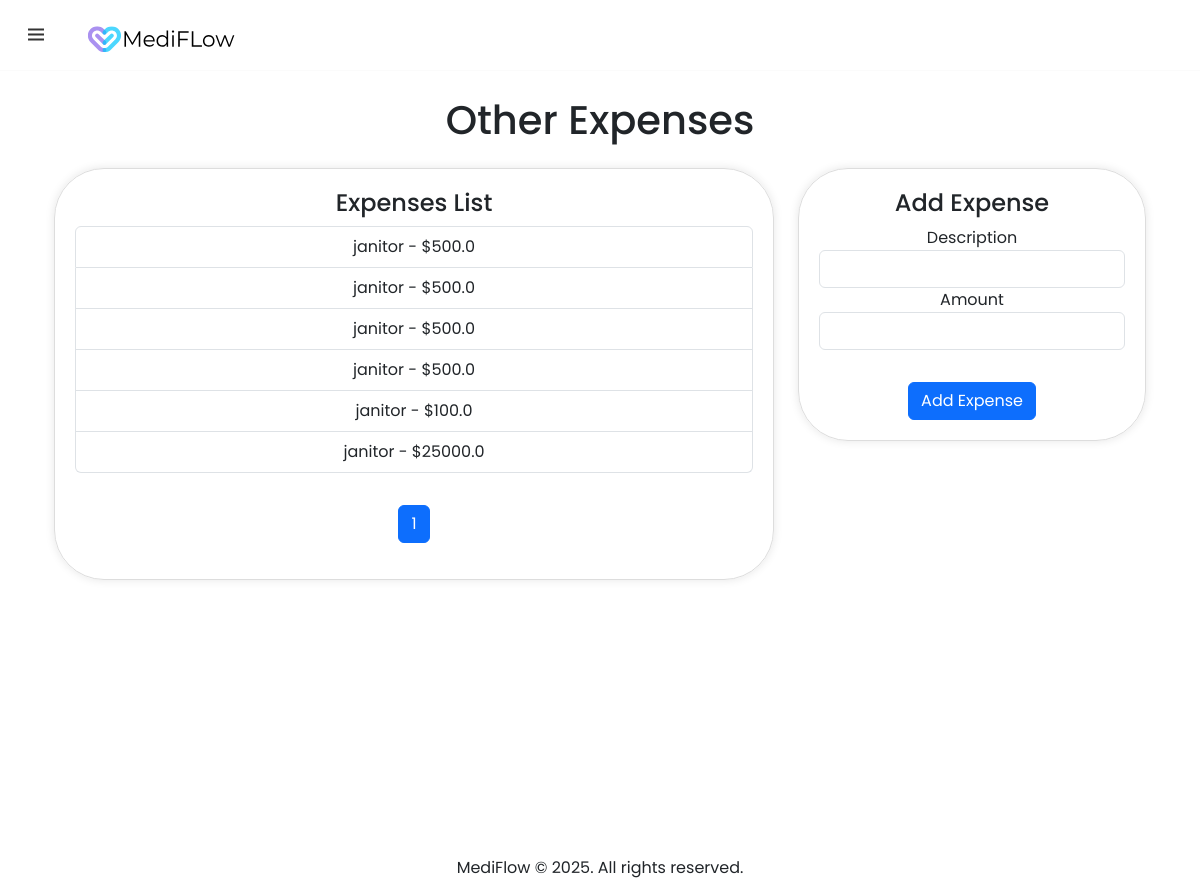
The app's page /expenses/other_expenses (signed in) with its own data.
### tables this page shows
CREATE TABLE other_expenses(
    other_expenses_id INTEGER PRIMARY KEY AUTOINCREMENT NOT NULL,
    admin_id INTEGER NOT NULL,
    amount REAL NOT NULL,
    description TEXT, date DATE,
    FOREIGN KEY (admin_id) REFERENCES admins(id)
);

### app.py (the view, shortened to what this page needs)
@app.route("/expenses/other_expenses", methods=["GET", "POST"])
@login_required
def other_expenses():
    user_type = session.get("user_type")
    if user_type != "admin":
        return render_template("404.html"), 404
    if request.method == "GET":
        db = get_db()
        admin_id = session.get("user_id")
        other_expenses = db.execute("SELECT description, amount FROM other_expenses WHERE admin_id = ?", (admin_id,)).fetchall()
        total_other_expenses = len(other_expenses)
        page = request.args.get('page', 1, type=int)
        per_page = 10  # Number of patients per page
        offset = (page - 1) * per_page
        other_expenses = other_expenses[offset:offset + per_page]
        total_pages = (total_other_expenses + per_page - 1) // per_page
        return render_template("other_expenses.html", other_expenses = other_expenses , page = page, total_pages = total_pages)

### app.py (called while the page is built)
def get_db():
    db = getattr(g, '_database', None)
    if db is None:
        db = g._database = sqlite3.connect(DATABASE)
    return db.cursor()

@app.teardown_appcontext
def close_connection(exception):
    db = getattr(g, '_database', None)
    if db is not None:
        db.close()

@app.after_request
def after_request(response):
    response.headers["Cache-Control"] = "no-cache, no-store, must-revalidate"
    response.headers["Expires"] = 0
    response.headers["Pragma"] = "no-cache"
    return response

### helpers.py (called while the page is built)
def login_required(f):
    @wraps(f)
    def decorated_function(*args, **kwargs):
        if session.get("user_id") is None:
            return redirect("/login")
        return f(*args, **kwargs)
    return decorated_function

### templates/other_expenses.html (shortened to what this page needs)
{% extends "layout.html" %}
{% block main %}
<head>
  <link href="https://cdn.jsdelivr.net/npm/bootstrap@5.3.3/dist/css/bootstrap.min.css" rel="stylesheet">
</head>
<div class="container my-5">
  <h1 class="text-center mb-4">Other Expenses</h1>
  <div class="row">
    <div class="col-md-8">
      <div class="expense-card">
        <h4>Expenses List</h4>
        <ul id="expensesList" class="list-group">
          {% for other_expense in other_expenses %}
          <li class="list-group-item">{{ other_expense[0] }} - ${{ other_expense[1] }}</li>
          {% endfor %}
        </ul>
        <div style=" margin-top:2rem; display:flex;align-content: stretch;flex-direction: row;justify-content: center;">
          <ul class="pagination">
              {% for num in range(1, total_pages + 1) %}
              <li class="page-item {% if num == page %}active{% endif %}">
                  <a class="page-link" href="?page={{ num }}">{{ num }}</a>
              </li>
              {% endfor %}
          </ul>
        </div>
      </div>
    </div>
    <div class="col-md-4">
      <div class="expense-card">
        <h4>Add Expense</h4>
        <form id="expenseForm" action="/expenses/other_expenses" method="POST">
          <div class="form-group">
            <label for="expenseDescription">Description</label>
            <input type="text" class="form-control" id="expenseDescription" name="description" autocomplete="off" required>
          </div>
          <div class="form-group">
            <label for="expenseAmount">Amount</label>
            <input type="number" class="form-control" id="expenseAmount" name="amount" required>
          </div>
          <button type="submit" style="margin-top:2rem;" class="btn btn-primary">Add Expense</button>
        </form>
      </div>
    </div>
  </div>
</div>
{% endblock %}

### static/style.css (style rules this page uses)
* { margin: 0; padding: 0; box-sizing: border-box; font-family: 'Poppins', sans-serif; }
::placeholder { font-weight: 500; color: #222; }
a { text-decoration: none; }
body { height: 100%; margin: 0; background-repeat: no-repeat; background-attachment: fixed; background-color: #fcfcfc; }

### templates/other_expenses.html (style rules this page uses)
.expense-card { border: 1px solid #ddd; border-radius: 50px; padding: 20px; margin-bottom: 20px; box-shadow: 0 0 10px rgba(0, 0, 0, 0.1); }

### records on screen
other_expenses: description "janitor", amount "500.0"
other_expenses: description "janitor", amount "500.0"
other_expenses: description "janitor", amount "500.0"
other_expenses: description "janitor", amount "500.0"
other_expenses: description "janitor", amount "100.0"
other_expenses: description "janitor", amount "25000.0"

### other values on screen
{{ num }} "1"
